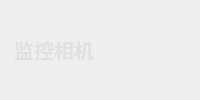
                      <widget class="QWidget" name="widgetCtlBar" native="true">
                       <property name="sizePolicy">
                        <sizepolicy hsizetype="Expanding" vsizetype="Preferred">
                         <horstretch>0</horstretch>
                         <verstretch>0</verstretch>
                        </sizepolicy>
                       </property>
                       <property name="minimumSize">
                        <size>
                         <width>100</width>
                         <height>0</height>
                        </size>
                       </property>
                       <layout class="QHBoxLayout" name="horizontalLayout_6" stretch="51,27,108,66,41,20,40,20,40,1176">
                        <property name="spacing">
                         <number>0</number>
                        </property>
                        <property name="leftMargin">
                         <number>0</number>
                        </property>
                        <property name="topMargin">
                         <number>4</number>
                        </property>
                        <property name="rightMargin">
                         <number>0</number>
                        </property>
                        <property name="bottomMargin">
                         <number>4</number>
                        </property>
                        <item>
                         <widget class="QLabel" name="label_2">
                          <property name="text">
                           <string/>
                          </property>
                         </widget>
                        </item>
                        <item>
                         <widget class="QLabel" name="label_3">
                          <property name="styleSheet">
                           <string notr="true">image: url(:/UI/icon/cam.png);</string>
                          </property>
                          <property name="text">
                           <string/>
                          </property>
                         </widget>
                        </item>
                        <item>
                         <widget class="QLabel" name="label_4">
                          <property name="font">
                           <font>
                            <family>思源黑体 CN</family>
                            <pointsize>15</pointsize>
                            <weight>75</weight>
                            <bold>true</bold>
                           </font>
                          </property>
                          <property name="styleSheet">
                           <string notr="true">color: rgb(222, 223, 225);
background:transparent;border-width:0;border-style:outset</string>
                          </property>
                          <property name="text">
                           <string>监控相机</string>
                          </property>
                          <property name="alignment">
                           <set>Qt::AlignCenter</set>
                          </property>
                         </widget>
                        </item>
                        <item>
                         <widget class="QLabel" name="label_5">
                          <property name="minimumSize">
                           <size>
                            <width>15</width>
                            <height>0</height>
                           </size>
                          </property>
                          <property name="styleSheet">
                           <string notr="true">image: url(:/UI/image/spliteLine2x.png);</string>
                          </property>
                          <property name="text">
                           <string/>
                          </property>
                         </widget>
                        </item>
                        <item>
                         <widget class="LabelClick" name="btnOnlySeg">
                          <property name="styleSheet">
                           <string notr="true">image: url(:/UI/button/1screen.png);</string>
                          </property>
                          <property name="text">
                           <string/>
                          </property>
                          <property name="alignment">
                           <set>Qt::AlignCenter</set>
                          </property>
                         </widget>
                        </item>
                        <item>
                         <widget class="QWidget" name="widget" native="true"/>
                        </item>
                        <item>
                         <widget class="LabelClick" name="btnFourSeg">
                          <property name="styleSheet">
                           <string notr="true">image: url(:/UI/button/4srceen.png);</string>
                          </property>
                          <property name="text">
                           <string/>
                          </property>
                         </widget>
                        </item>
                        <item>
                         <widget class="QLabel" name="label">
                          <property name="text">
                           <string/>
                          </property>
                         </widget>
                        </item>
                        <item>
                         <widget class="LabelClick" name="btnNineSeg">
                          <property name="styleSheet">
                           <string notr="true">image: url(:/UI/button/9srceen.png);</string>
                          </property>
                          <property name="text">
                           <string/>
                          </property>
                         </widget>
                        </item>
                        <item>
                         <spacer name="horizontalSpacer_3">
                          <property name="orientation">
                           <enum>Qt::Horizontal</enum>
                          </property>
                          <property name="sizeType">
                           <enum>QSizePolicy::Preferred</enum>
                          </property>
                          <property name="sizeHint" stdset="0">
                           <size>
                            <width>40</width>
                            <height>20</height>
                           </size>
                          </property>
                         </spacer>
                        </item>
                       </layout>
                      </widget>
